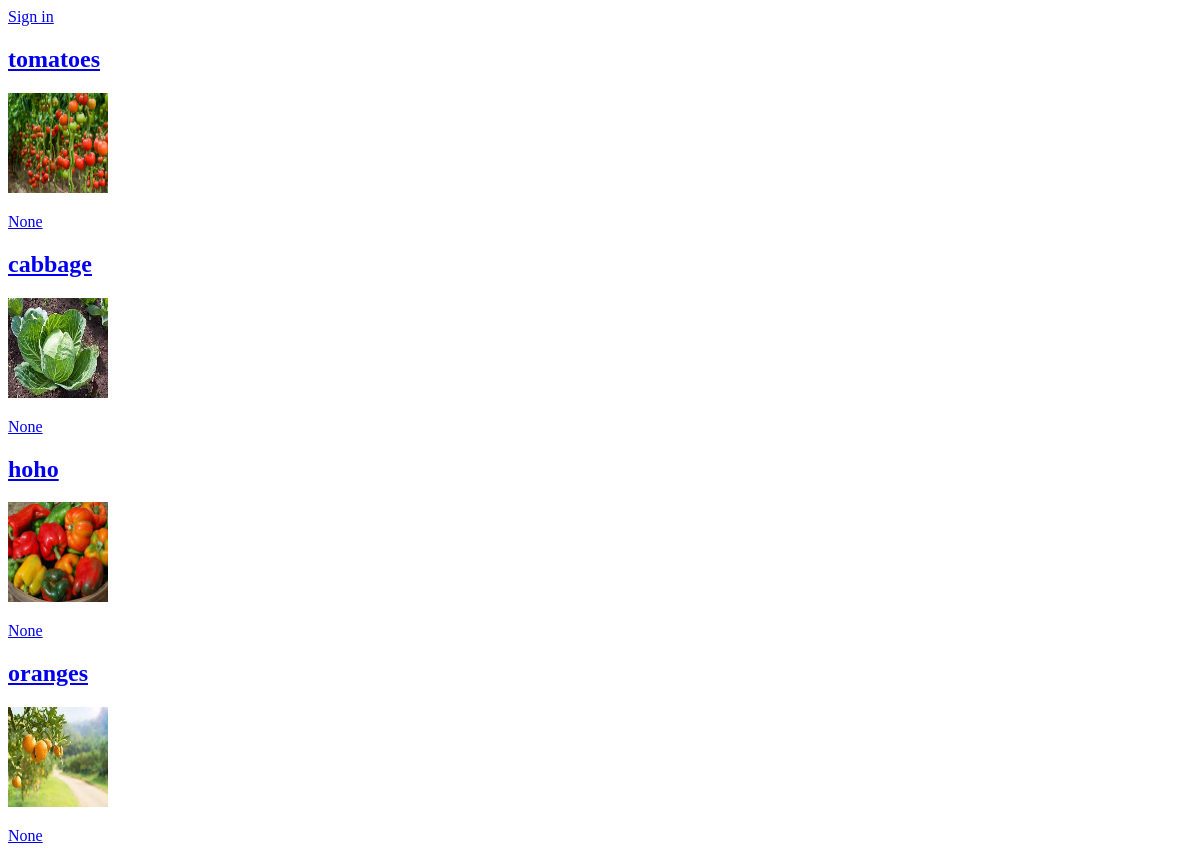
The app's page /product/, older data.
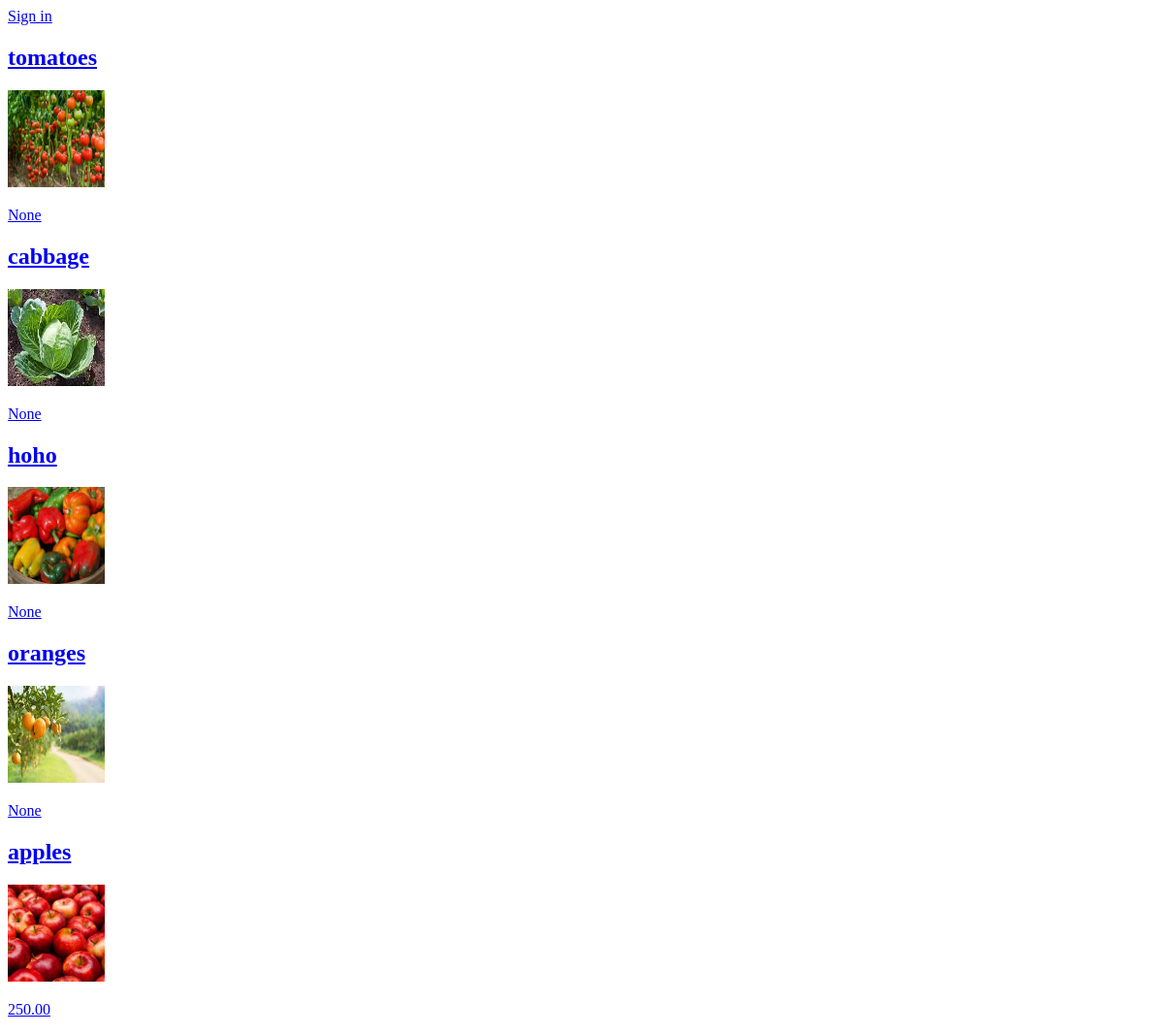
The same page, newer data.
### product/models.py (models this page shows, shortened)
class Product(models.Model):
    CATEGORIES = (
        ("vegetables", "vegetables"),
        ("fruits", "fruits"),
        ("meat", "meat")
    )
    owner = models.ForeignKey(User, on_delete=models.CASCADE)
    name = models.CharField(max_length=30)
    category = models.CharField(max_length=25, default="Select a category", choices=CATEGORIES)
    quantity = models.IntegerField(default=5)
    description = models.CharField(max_length=200)
    image = models.ImageField(upload_to="products")
    price = models.IntegerField()
    location = models.CharField(max_length=50)
    unit_price = models.DecimalField(max_digits=10, decimal_places=2, blank=True, null=True)

### product/views.py (the view)
# urls.py: path("", home, name="home"),
def home(request):
    products = Product.objects.all()
    return render(request, "product/home.html", {"products": products})

### product/templates/product/home.html
{% extends 'Account/base.html' %}
{% block content %}
<a href="{% url 'Account:signin' %}">Sign in</a>
        {% for product in products %}
        <div>
            <a href="{% url 'product:product_details' product.id %}">
                <h2>{{ product.name }}</h2>
                <div style="color: blue;" >
                    <img  width="100" height="100" src="{{ product.image.url }}" alt="">
                </div>
                <p>{{ product.unit_price }}</p>
            </a>
        </div>
        {% endfor %}
{% endblock content %}

Row changes from the older to the newer data that the page shows:
added Product: name "apples", image (picture), unit_price "250.00"
